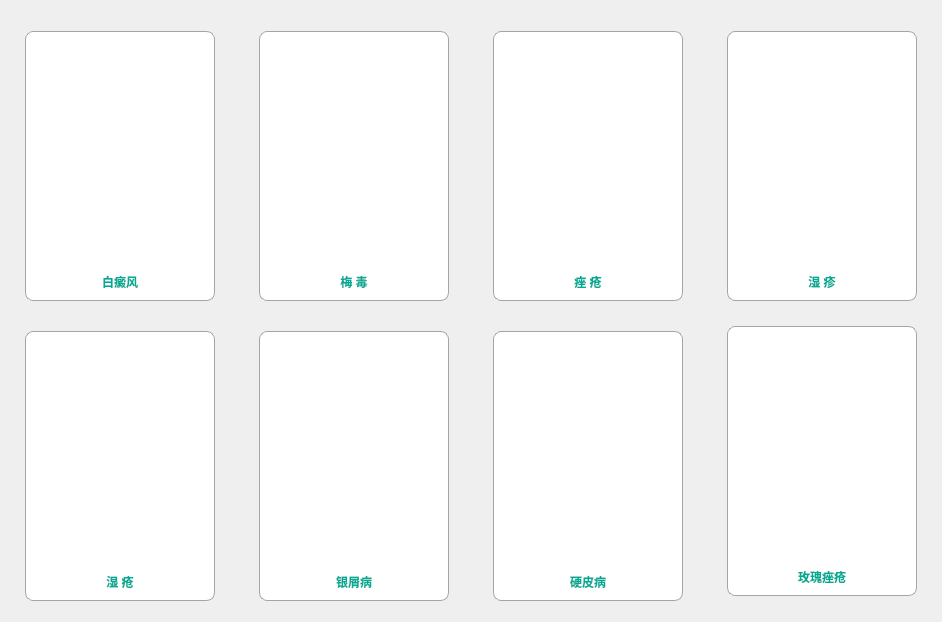
                     <widget class="QWidget" name="scrollAreaWidgetContents_4">
                      <property name="geometry">
                       <rect>
                        <x>0</x>
                        <y>0</y>
                        <width>942</width>
                        <height>620</height>
                       </rect>
                      </property>
                      <layout class="QVBoxLayout" name="verticalLayout_50">
                       <item>
                        <layout class="QGridLayout" name="gridLayout" rowminimumheight="300,300">
                         <property name="leftMargin">
                          <number>0</number>
                         </property>
                         <property name="topMargin">
                          <number>0</number>
                         </property>
                         <property name="bottomMargin">
                          <number>0</number>
                         </property>
                         <property name="horizontalSpacing">
                          <number>30</number>
                         </property>
                         <property name="verticalSpacing">
                          <number>0</number>
                         </property>
                         <item row="0" column="0">
                          <widget class="QPushButton" name="dis_btn1">
                           <property name="sizePolicy">
                            <sizepolicy hsizetype="Fixed" vsizetype="Fixed">
                             <horstretch>0</horstretch>
                             <verstretch>0</verstretch>
                            </sizepolicy>
                           </property>
                           <property name="minimumSize">
                            <size>
                             <width>190</width>
                             <height>270</height>
                            </size>
                           </property>
                           <property name="maximumSize">
                            <size>
                             <width>190</width>
                             <height>260</height>
                            </size>
                           </property>
                           <property name="cursor">
                            <cursorShape>PointingHandCursor</cursorShape>
                           </property>
                           <property name="styleSheet">
                            <string notr="true">QPushButton{
	background-color: rgb(255, 255, 255);
	color:rgb(0,171,149);
	font-weight:bold;
	font: 10pt &quot;微软雅黑&quot;;
	border-radius:8px;
	border:1px solid #a5a5a5;
	background-image:url(:/new/diseases/resources/diseases/baidianfeng.jpg);
    background-origin: content;
    background-position: top;
    background-repeat: no-repeat;
    padding-bottom:9px;
	text-align:bottom;
	margin:0;
}</string>
                           </property>
                           <property name="text">
                            <string>白癜风</string>
                           </property>
                          </widget>
                         </item>
                         <item row="0" column="1">
                          <widget class="QPushButton" name="dis_btn2">
                           <property name="sizePolicy">
                            <sizepolicy hsizetype="Fixed" vsizetype="Fixed">
                             <horstretch>0</horstretch>
                             <verstretch>0</verstretch>
                            </sizepolicy>
                           </property>
                           <property name="minimumSize">
                            <size>
                             <width>190</width>
                             <height>270</height>
                            </size>
                           </property>
                           <property name="maximumSize">
                            <size>
                             <width>190</width>
                             <height>260</height>
                            </size>
                           </property>
                           <property name="cursor">
                            <cursorShape>PointingHandCursor</cursorShape>
                           </property>
                           <property name="styleSheet">
                            <string notr="true">QPushButton{
	background-color: rgb(255, 255, 255);
	color:rgb(0,171,149);
	font-weight:bold;
	font: 10pt &quot;微软雅黑&quot;;
	border-radius:8px;
	border:1px solid #a5a5a5;
	background-image:url(:/new/diseases/resources/diseases/meidu.png);
    background-origin: content;
    background-position: top;
    background-repeat: no-repeat;
    padding-bottom:9px;
	text-align:bottom;
	margin:0;
}</string>
                           </property>
                           <property name="text">
                            <string>梅 毒</string>
                           </property>
                          </widget>
                         </item>
                         <item row="0" column="2">
                          <widget class="QPushButton" name="dis_btn3">
                           <property name="sizePolicy">
                            <sizepolicy hsizetype="Fixed" vsizetype="Fixed">
                             <horstretch>0</horstretch>
                             <verstretch>0</verstretch>
                            </sizepolicy>
                           </property>
                           <property name="minimumSize">
                            <size>
                             <width>190</width>
                             <height>270</height>
                            </size>
                           </property>
                           <property name="maximumSize">
                            <size>
                             <width>190</width>
                             <height>260</height>
                            </size>
                           </property>
                           <property name="cursor">
                            <cursorShape>PointingHandCursor</cursorShape>
                           </property>
                           <property name="styleSheet">
                            <string notr="true">QPushButton{
	background-color: rgb(255, 255, 255);
	color:rgb(0,171,149);
	font-weight:bold;
	font: 10pt &quot;微软雅黑&quot;;
	border-radius:8px;
	border:1px solid #a5a5a5;
	background-image:url(:/new/diseases/resources/diseases/cuochuang.png);
    background-origin: content;
    background-position: top;
    background-repeat: no-repeat;
    padding-bottom:9px;
	text-align:bottom;
	margin:0;
}</string>
                           </property>
                           <property name="text">
                            <string>痤 疮</string>
                           </property>
                          </widget>
                         </item>
                         <item row="0" column="3">
                          <widget class="QPushButton" name="dis_btn4">
                           <property name="sizePolicy">
                            <sizepolicy hsizetype="Fixed" vsizetype="Fixed">
                             <horstretch>0</horstretch>
                             <verstretch>0</verstretch>
                            </sizepolicy>
                           </property>
                           <property name="minimumSize">
                            <size>
                             <width>190</width>
                             <height>270</height>
                            </size>
                           </property>
                           <property name="maximumSize">
                            <size>
                             <width>190</width>
                             <height>260</height>
                            </size>
                           </property>
                           <property name="cursor">
                            <cursorShape>PointingHandCursor</cursorShape>
                           </property>
                           <property name="styleSheet">
                            <string notr="true">QPushButton{
	background-color: rgb(255, 255, 255);
	color:rgb(0,171,149);
	font-weight:bold;
	font: 10pt &quot;微软雅黑&quot;;
	border-radius:8px;
	border:1px solid #a5a5a5;
	background-image:url(:/new/diseases/resources/diseases/shizhen.png);
    background-origin: content;
    background-position: top;
    background-repeat: no-repeat;
    padding-bottom:9px;
	text-align:bottom;
	margin:0;
}</string>
                           </property>
                           <property name="text">
                            <string>湿 疹</string>
                           </property>
                          </widget>
                         </item>
                         <item row="1" column="0">
                          <widget class="QPushButton" name="dis_btn5">
                           <property name="sizePolicy">
                            <sizepolicy hsizetype="Fixed" vsizetype="Fixed">
                             <horstretch>0</horstretch>
                             <verstretch>0</verstretch>
                            </sizepolicy>
                           </property>
                           <property name="minimumSize">
                            <size>
                             <width>190</width>
                             <height>270</height>
                            </size>
                           </property>
                           <property name="maximumSize">
                            <size>
                             <width>190</width>
                             <height>260</height>
                            </size>
                           </property>
                           <property name="cursor">
                            <cursorShape>PointingHandCursor</cursorShape>
                           </property>
                           <property name="styleSheet">
                            <string notr="true">QPushButton{
	background-color: rgb(255, 255, 255);
	color:rgb(0,171,149);
	font-weight:bold;
	font: 10pt &quot;微软雅黑&quot;;
	border-radius:8px;
	border:1px solid #a5a5a5;
	background-image:url(:/new/diseases/resources/diseases/shichuang.png);
    background-origin: content;
    background-position: top;
    background-repeat: no-repeat;
    padding-bottom:9px;
	text-align:bottom;
	margin:0;
}</string>
                           </property>
                           <property name="text">
                            <string>湿 疮</string>
                           </property>
                          </widget>
                         </item>
                         <item row="1" column="1">
                          <widget class="QPushButton" name="pushButton_8">
                           <property name="sizePolicy">
                            <sizepolicy hsizetype="Fixed" vsizetype="Fixed">
                             <horstretch>0</horstretch>
                             <verstretch>0</verstretch>
                            </sizepolicy>
                           </property>
                           <property name="minimumSize">
                            <size>
                             <width>190</width>
                             <height>270</height>
                            </size>
                           </property>
                           <property name="maximumSize">
                            <size>
                             <width>190</width>
                             <height>260</height>
                            </size>
                           </property>
                           <property name="cursor">
                            <cursorShape>PointingHandCursor</cursorShape>
                           </property>
                           <property name="styleSheet">
                            <string notr="true">QPushButton{
	background-color: rgb(255, 255, 255);
	color:rgb(0,171,149);
	font-weight:bold;
	font: 10pt &quot;微软雅黑&quot;;
	border-radius:8px;
	border:1px solid #a5a5a5;
	background-image:url(:/new/diseases/resources/diseases/yinxiebing.png);
    background-origin: content;
    background-position: top;
    background-repeat: no-repeat;
    padding-bottom:9px;
	text-align:bottom;
	margin:0;
}</string>
                           </property>
                           <property name="text">
                            <string>银屑病</string>
                           </property>
                          </widget>
                         </item>
                         <item row="1" column="2">
                          <widget class="QPushButton" name="pushButton_9">
                           <property name="sizePolicy">
                            <sizepolicy hsizetype="Fixed" vsizetype="Fixed">
                             <horstretch>0</horstretch>
                             <verstretch>0</verstretch>
                            </sizepolicy>
                           </property>
                           <property name="minimumSize">
                            <size>
                             <width>190</width>
                             <height>270</height>
                            </size>
                           </property>
                           <property name="maximumSize">
                            <size>
                             <width>190</width>
                             <height>260</height>
                            </size>
                           </property>
                           <property name="cursor">
                            <cursorShape>PointingHandCursor</cursorShape>
                           </property>
                           <property name="styleSheet">
                            <string notr="true">QPushButton{
	background-color: rgb(255, 255, 255);
	color:rgb(0,171,149);
	font-weight:bold;
	font: 10pt &quot;微软雅黑&quot;;
	border-radius:8px;
	border:1px solid #a5a5a5;
	background-image:url(:/new/diseases/resources/diseases/yingpibing.png);
    background-origin: content;
    background-position: top;
    background-repeat: no-repeat;
    padding-bottom:9px;
	text-align:bottom;
	margin:0;
}</string>
                           </property>
                           <property name="text">
                            <string>硬皮病</string>
                           </property>
                          </widget>
                         </item>
                         <item row="1" column="3">
                          <widget class="QPushButton" name="pushButton_2">
                           <property name="sizePolicy">
                            <sizepolicy hsizetype="Fixed" vsizetype="Fixed">
                             <horstretch>0</horstretch>
                             <verstretch>0</verstretch>
                            </sizepolicy>
                           </property>
                           <property name="minimumSize">
                            <size>
                             <width>190</width>
                             <height>270</height>
                            </size>
                           </property>
                           <property name="maximumSize">
                            <size>
                             <width>190</width>
                             <height>270</height>
                            </size>
                           </property>
                           <property name="styleSheet">
                            <string notr="true">QPushButton{
	background-color: rgb(255, 255, 255);
	color:rgb(0,171,149);
	font-weight:bold;
	font: 10pt &quot;微软雅黑&quot;;
	border-radius:8px;
	border:1px solid #a5a5a5;
	background-image:url(:/new/diseases/resources/diseases/meiguicuochuang.jpg);
    background-origin: content;
    background-position: top;
    background-repeat: no-repeat;
    padding-bottom:9px;
	text-align:bottom;
	margin:0;
}</string>
                           </property>
                           <property name="text">
                            <string>玫瑰痤疮</string>
                           </property>
                          </widget>
                         </item>
                        </layout>
                       </item>
                      </layout>
                     </widget>
